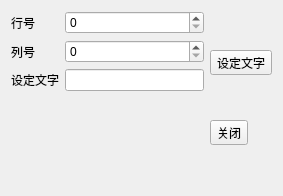
<?xml version="1.0" encoding="UTF-8"?>
<ui version="4.0">
 <class>QWDialogLocate</class>
 <widget class="QDialog" name="QWDialogLocate">
  <property name="geometry">
   <rect>
    <x>0</x>
    <y>0</y>
    <width>283</width>
    <height>196</height>
   </rect>
  </property>
  <property name="windowTitle">
   <string>Dialog</string>
  </property>
  <layout class="QHBoxLayout" name="horizontalLayout">
   <item>
    <layout class="QFormLayout" name="formLayout">
     <item row="0" column="0">
      <widget class="QLabel" name="labelRow">
       <property name="text">
        <string>行号</string>
       </property>
      </widget>
     </item>
     <item row="1" column="0">
      <widget class="QLabel" name="labelColumn">
       <property name="text">
        <string>列号</string>
       </property>
      </widget>
     </item>
     <item row="2" column="0">
      <widget class="QLabel" name="labelSet">
       <property name="text">
        <string>设定文字</string>
       </property>
      </widget>
     </item>
     <item row="0" column="1">
      <widget class="QSpinBox" name="BoxRow"/>
     </item>
     <item row="1" column="1">
      <widget class="QSpinBox" name="BoxColumn"/>
     </item>
     <item row="2" column="1">
      <widget class="QLineEdit" name="lineEdit"/>
     </item>
    </layout>
   </item>
   <item>
    <layout class="QVBoxLayout" name="verticalLayout">
     <item>
      <widget class="QToolButton" name="btnSet">
       <property name="text">
        <string>设定文字</string>
       </property>
      </widget>
     </item>
     <item>
      <widget class="QToolButton" name="btnClose">
       <property name="text">
        <string>关闭</string>
       </property>
      </widget>
     </item>
    </layout>
   </item>
  </layout>
 </widget>
 <resources/>
 <connections>
  <connection>
   <sender>btnClose</sender>
   <signal>clicked()</signal>
   <receiver>QWDialogLocate</receiver>
   <slot>close()</slot>
   <hints>
    <hint type="sourcelabel">
     <x>229</x>
     <y>132</y>
    </hint>
    <hint type="destinationlabel">
     <x>141</x>
     <y>97</y>
    </hint>
   </hints>
  </connection>
 </connections>
</ui>
